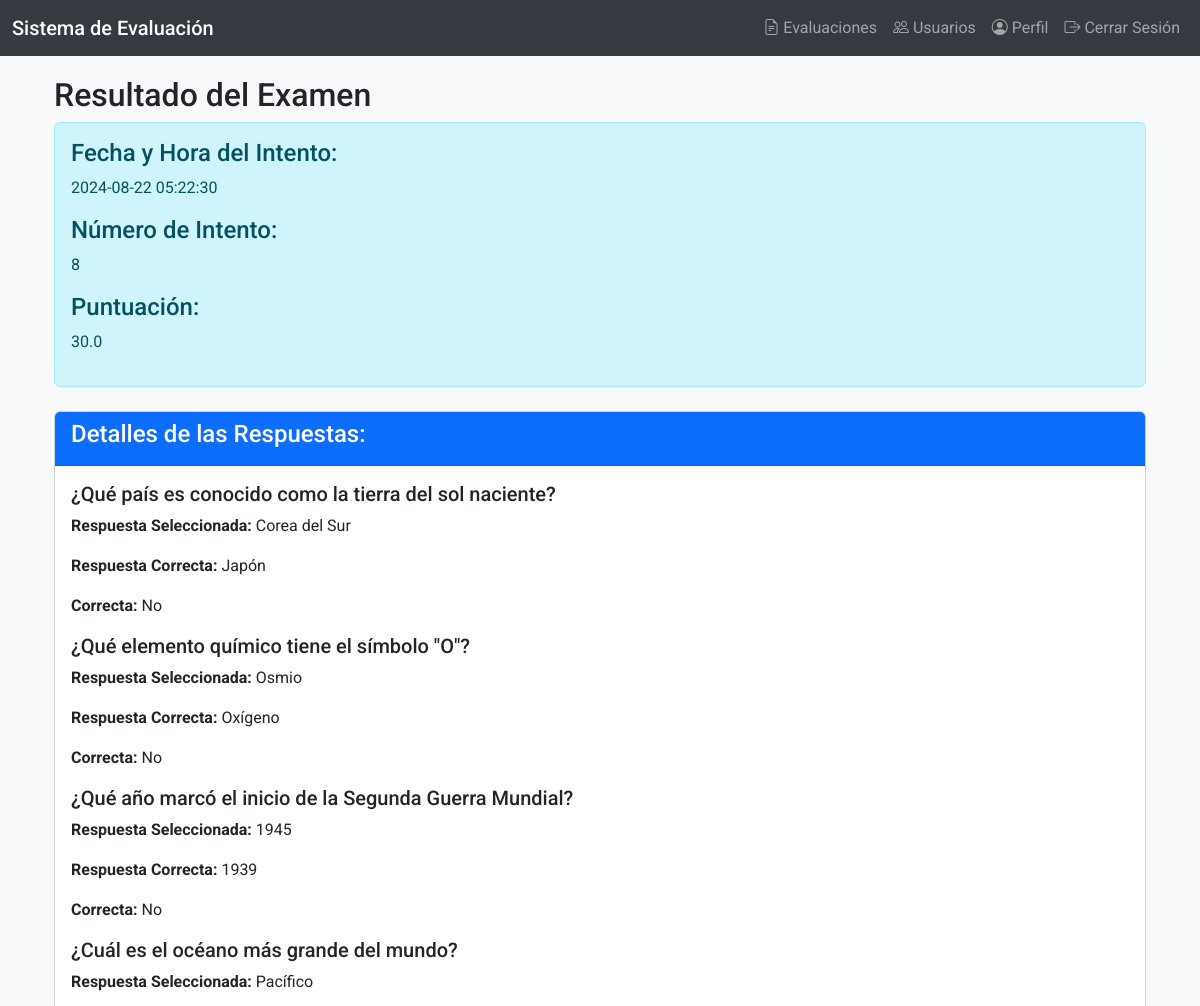
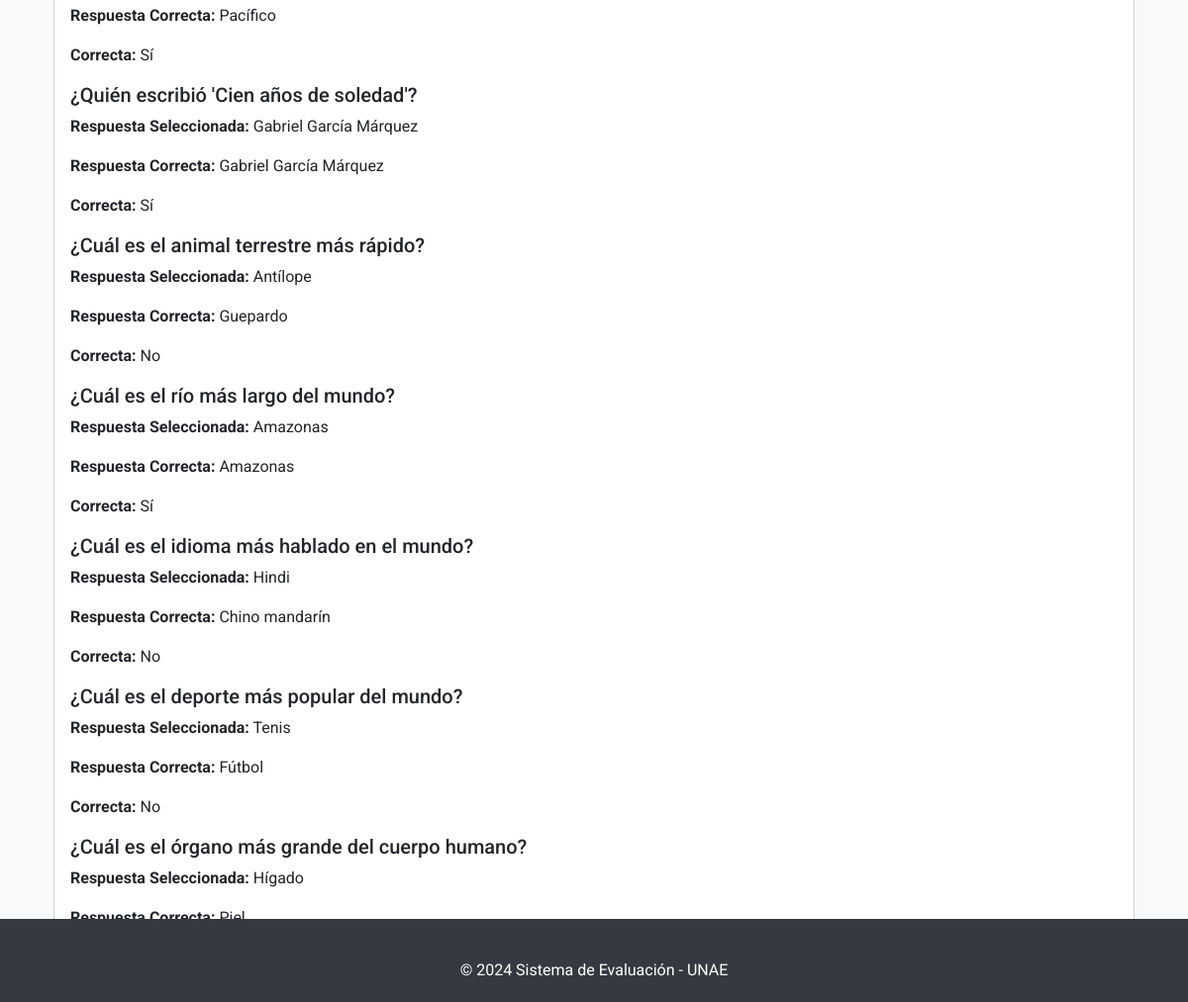
Page /resultado_examen/ (signed in) on the committed database (2 pictures, top to bottom).
### examen/models.py (models this page shows, shortened)
class Intento(models.Model):
    usuario = models.ForeignKey('auth.User', on_delete=models.CASCADE)
    fecha_hora = models.DateTimeField(default=timezone.now)
    puntuacion = models.FloatField(null=True, blank=True)  # Asegúrate de permitir nulos

class Pregunta(models.Model):
    enunciado = models.TextField()

class Respuesta(models.Model):
    pregunta = models.ForeignKey(Pregunta, on_delete=models.CASCADE)
    texto = models.TextField()
    es_correcta = models.BooleanField(default=False)

### examen/views.py (the view)
# urls.py: path('resultado_examen/', views.resultado_examen, name='resultado_examen'),
@login_required
def resultado_examen(request):
    intento = Intento.objects.filter(usuario=request.user).last()
    if not intento:
        return render(request, 'resultado.html', {'mensaje': 'No se encontraron resultados.'})
    respuestas_intento = RespuestaIntento.objects.filter(intento=intento)
    puntuacion = intento.puntuacion
    preguntas_respuestas = {}
    for respuesta_intento in respuestas_intento:
        pregunta = respuesta_intento.pregunta
        if pregunta not in preguntas_respuestas:
            preguntas_respuestas[pregunta] = {
                'respuesta_correcta': pregunta.respuesta_set.get(es_correcta=True).texto,
                'respuesta_seleccionada': respuesta_intento.respuesta_seleccionada.texto,
                'es_correcta': respuesta_intento.es_correcta
            }
    return render(request, 'resultado.html', {
        'preguntas_respuestas': preguntas_respuestas,
        'puntuacion': puntuacion,
        'numero_intento': intento.id,  # Agrega el ID del intento
        'fecha_hora': intento.fecha_hora.strftime('%Y-%m-%d %H:%M:%S'),  # Formato de fecha y hora
    })

### templates/resultado.html (shortened to what this page needs)
{% extends "base.html" %}
{% block content %}
<div class="container">
    <h2>Resultado del Examen</h2>
    {% if mensaje %}
    <div class="alert alert-info">{{ mensaje }}</div>
    {% else %}
    <div class="alert alert-info">
        <h4>Fecha y Hora del Intento:</h4>
        <p>{{ fecha_hora }}</p>
        <h4>Número de Intento:</h4>
        <p>{{ numero_intento }}</p>
        <h4>Puntuación:</h4>
        <p>{{ puntuacion }}</p>
    </div>
    <div class="card mt-4">
        <div class="card-header bg-primary text-white">
            <h4>Detalles de las Respuestas:</h4>
        </div>
        <div class="card-body">
            {% for pregunta, respuestas in preguntas_respuestas.items %}
            <div class="mb-3">
                <h5>{{ pregunta.enunciado }}</h5>
                <p><strong>Respuesta Seleccionada:</strong> {{ respuestas.respuesta_seleccionada }}</p>
                <p><strong>Respuesta Correcta:</strong> {{ respuestas.respuesta_correcta }}</p>
                <p><strong>Correcta:</strong> {% if respuestas.es_correcta %}Sí{% else %}No{% endif %}</p>
            </div>
            {% endfor %}
        </div>
    </div>
    {% endif %}
</div>
{% endblock %}

### templates/base.html (style rules this page uses)
body { font-family: 'Roboto', sans-serif; background-color: #f8f9fa; padding-top: 56px; }
.container { margin-top: 20px; }

### rows in the picture
Intento: puntuacion "30.0"
Pregunta: enunciado "¿Qué país es conocido como la tierra del sol naciente?", respuesta_seleccionada "Corea del Sur", respuesta_correcta "Japón", shows "No"
Pregunta: enunciado "¿Qué elemento químico tiene el símbolo \"O\"?", respuesta_seleccionada "Osmio", respuesta_correcta "Oxígeno", shows "No"
Pregunta: enunciado "¿Qué año marcó el inicio de la Segunda Guerra Mundial?", respuesta_seleccionada "1945", respuesta_correcta "1939", shows "No"
Pregunta: enunciado "¿Cuál es el océano más grande del mundo?", respuesta_seleccionada "Pacífico", respuesta_correcta "Pacífico", shows "Sí"
Pregunta: enunciado "¿Quién escribió 'Cien años de soledad'?", respuesta_seleccionada "Gabriel García Márquez", respuesta_correcta "Gabriel García Márquez", shows "Sí"
Pregunta: enunciado "¿Cuál es el animal terrestre más rápido?", respuesta_seleccionada "Antílope", respuesta_correcta "Guepardo", shows "No"
Pregunta: enunciado "¿Cuál es el río más largo del mundo?", respuesta_seleccionada "Amazonas", respuesta_correcta "Amazonas", shows "Sí"
Pregunta: enunciado "¿Cuál es el idioma más hablado en el mundo?", respuesta_seleccionada "Hindi", respuesta_correcta "Chino mandarín", shows "No"
Pregunta: enunciado "¿Cuál es el deporte más popular del mundo?", respuesta_seleccionada "Tenis", respuesta_correcta "Fútbol", shows "No"
Pregunta: enunciado "¿Cuál es el órgano más grande del cuerpo humano?", respuesta_seleccionada "Hígado", respuesta_correcta "Piel"

### other values in the picture
{{ fecha_hora }} "2024-08-22 05:22:30"
{{ numero_intento }} "8"
